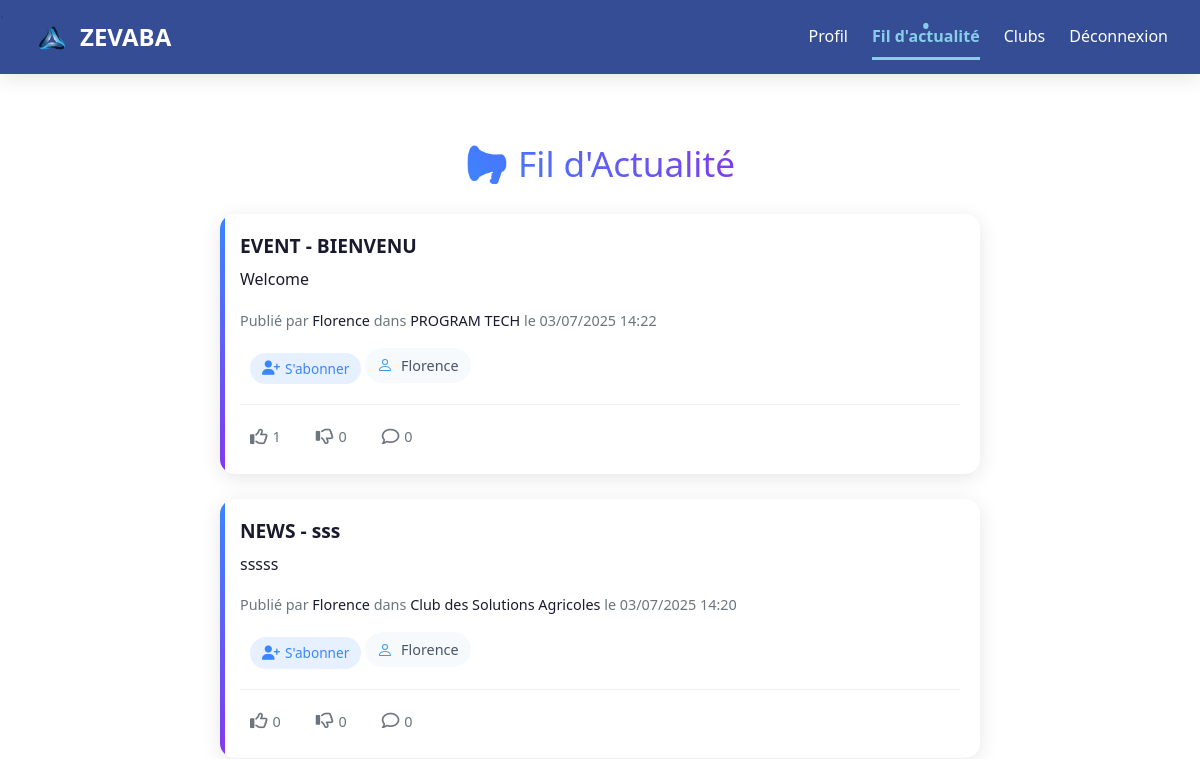
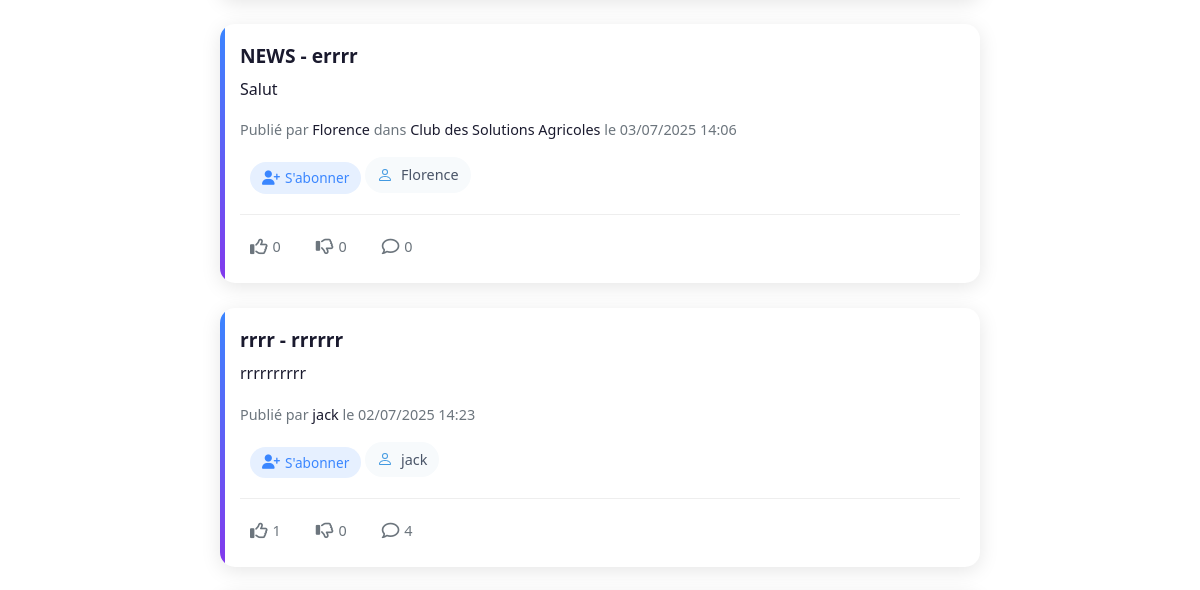
The page /feed/ (signed in, upper part) on the database as committed earlier (2 pictures, top to bottom).
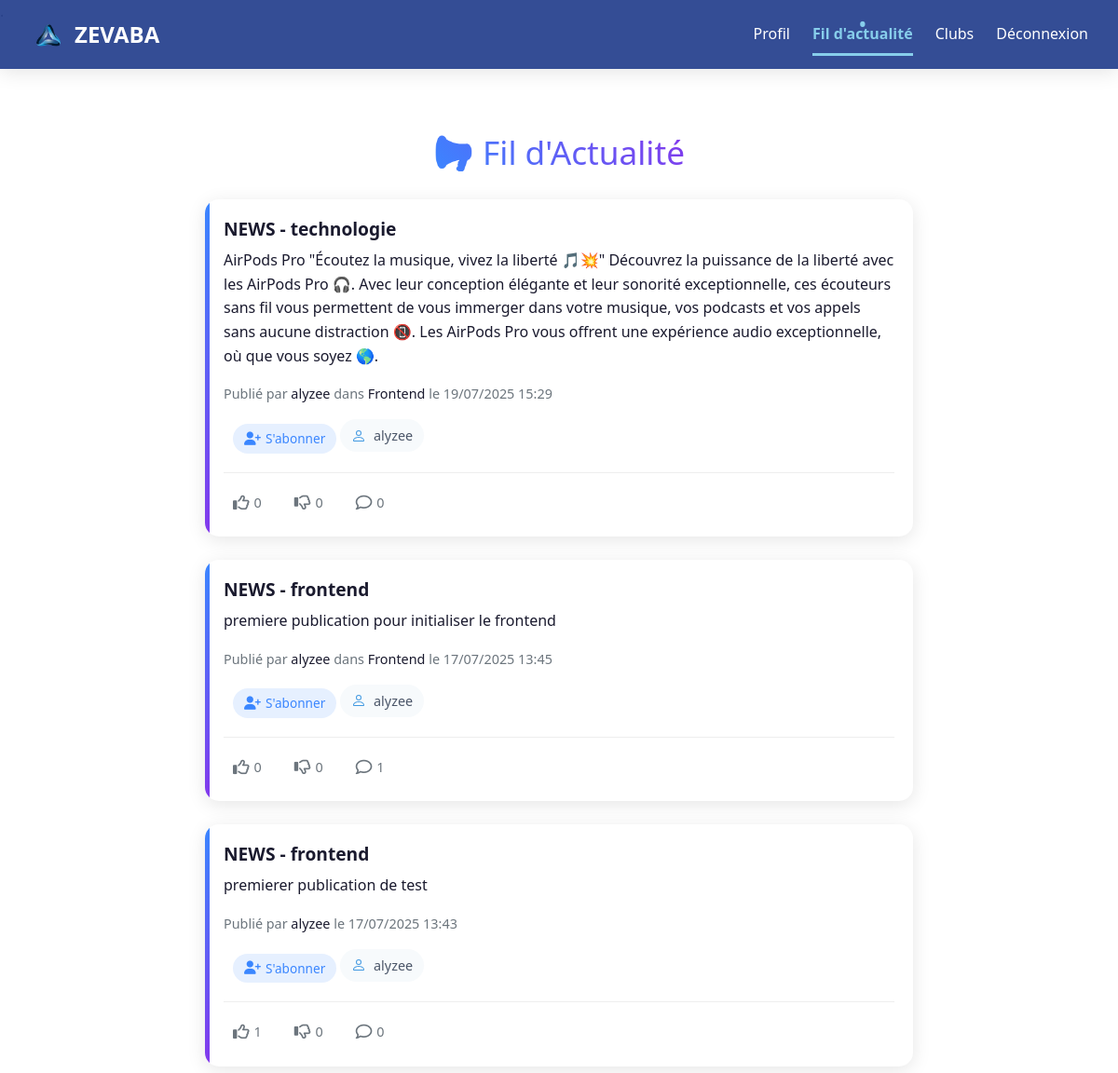
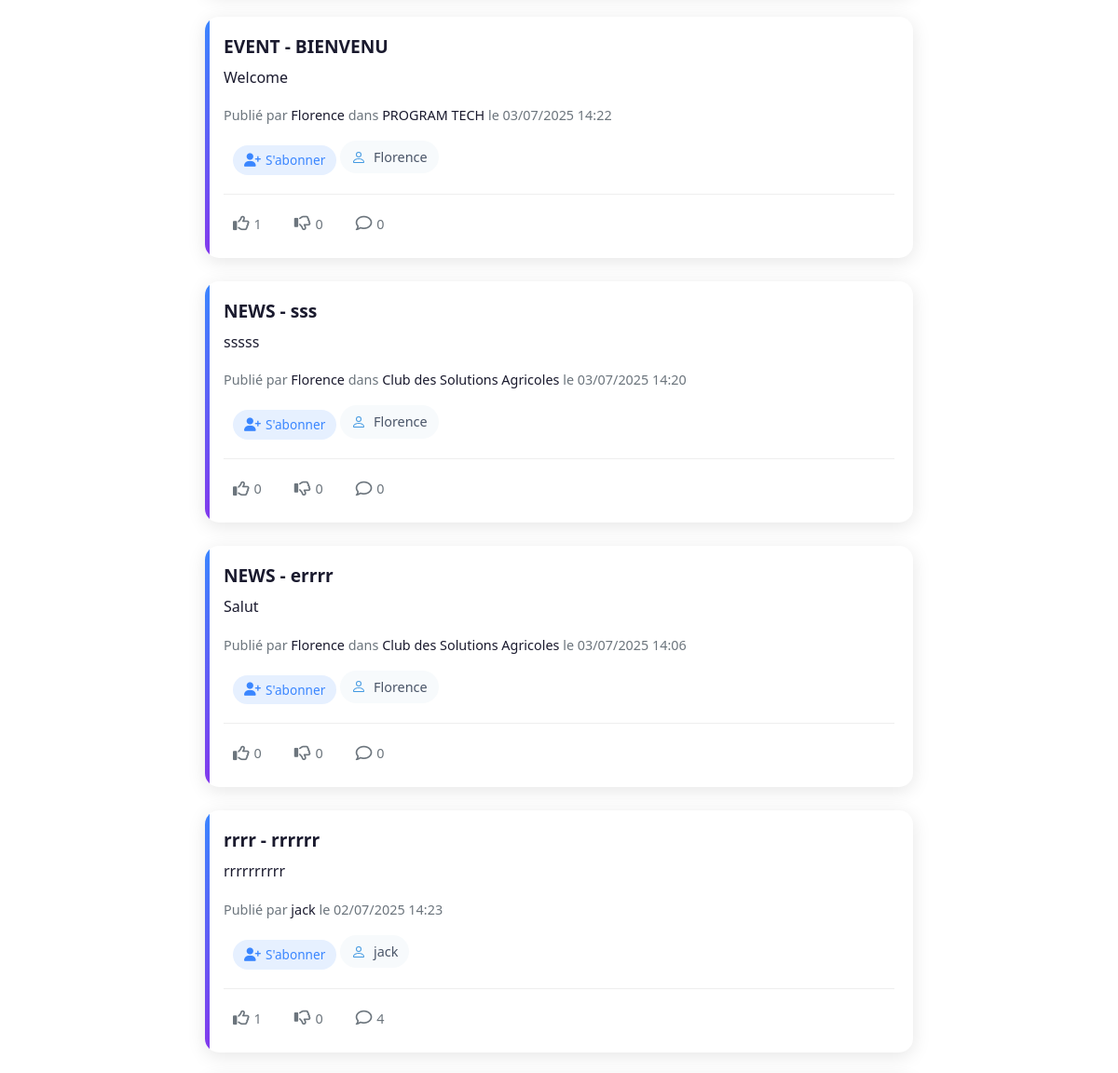
The same page on the database as committed later (2 pictures, top to bottom).
### core/models.py (models this page shows, shortened)
class Publication(models.Model):
    user = models.ForeignKey(User, on_delete=models.CASCADE)
    club = models.ForeignKey('Club', on_delete=models.CASCADE, null=True, blank=True)
    content = models.TextField()
    likes = models.IntegerField(default=0)
    dislikes = models.IntegerField(default=0)
    liked_by = models.ManyToManyField(User, related_name='liked_publications')
    disliked_by = models.ManyToManyField(User, related_name='disliked_publications')
    created_at = models.DateTimeField(default=timezone.now)
    updated_at = models.DateTimeField(auto_now=True)
    type = models.CharField(max_length=50, choices=[('NEWS', 'News'), ('EVENT', 'Event')], null=True, blank=True)
    domain = models.CharField(max_length=50, null=True, blank=True)

class User(AbstractUser):
    bio = models.TextField(max_length=500, blank=True)
    profile_picture = models.ImageField(upload_to='profile_pics/', blank=True, null=True)
    is_mentor = models.BooleanField(default=False)
    clubs = models.ManyToManyField('Club', related_name='club_members', blank=True)
    followers = models.ManyToManyField('self', symmetrical=False, related_name='following', blank=True)
    relationship_status = models.CharField(
        max_length=20,
        choices=[
            ('SINGLE', 'Célibataire'),
            ('RELATIONSHIP', 'En couple'),
            ('MARRIED', 'Marié(e)'),
            ('COMPLICATED', "C'est compliqué")
        ],
        default='SINGLE',
        blank=True
    )
    partner = models.ForeignKey(
        'self',
        on_delete=models.SET_NULL,
        null=True,
        blank=True,
        related_name='partner_of'
    )
    schools = models.JSONField(default=list, blank=True)  # Pour stocker plusieurs écoles
    hobbies = models.JSONField(default=list, blank=True)  # Pour stocker plusieurs hobbies

class Club(models.Model):
    name = models.CharField(max_length=100)
    description = models.TextField()
    creator = models.ForeignKey(User, on_delete=models.CASCADE, related_name='created_clubs')
    members = models.ManyToManyField(User, through='ClubMembership', related_name='joined_clubs', blank=True)
    created_at = models.DateTimeField(default=timezone.now)

### core/views.py (the view)
# urls.py: path('feed/', views.feed, name='feed'),
@login_required
def feed(request):
    user = request.user
    joined_clubs = user.joined_clubs.all()
    following_users = user.following.all()
    club_publications = Publication.objects.filter(club__in=joined_clubs).order_by('-created_at')
    following_publications = Publication.objects.filter(
        user__in=following_users
    ).exclude(
        id__in=club_publications.values_list('id', flat=True)
    ).order_by('-created_at')
    other_publications = Publication.objects.exclude(
        id__in=club_publications.values_list('id', flat=True)
    ).exclude(
        id__in=following_publications.values_list('id', flat=True)
    ).order_by('-created_at')
    publications = list(club_publications) + list(following_publications) + list(other_publications)
    reaction_choices = [
        ('THOUGHT', 'Ma pensée'),
        ('ADHERE', "J'adhère"),
        ('SUPPORT', 'Je soutiens'),
        ('ALTERNATIVE', 'Je propose une alternative'),
        ('CLARIFY', 'Je demande des précisions'),
    ]
    return render(request, 'feed.html', {'publications': publications, 'reaction_choices': reaction_choices})

### core/models.py (called while the page is built)
    def get_type_display(self):
        return dict(self.REACTION_CHOICES).get(self.type, self.type)

### core/templates/feed.html (shortened to what this page needs)
{% extends 'base.html' %}
{% block content %}
<div class="feed-container">
    <div class="feed-header">
        <h1 class="feed-title">📢 Fil d'Actualité</h1>
    </div>
    {% for publication in publications %}
        <div class="publication-card">
            <div class="publication-header">
                <h2 class="publication-type">{{ publication.type }} - {{ publication.domain }}</h2>
                <p class="publication-content">{{ publication.content }}</p>
            </div>
            <div class="publication-meta">
                <p class="meta-info">Publié par <span class="meta-highlight">{{ publication.user.username }}</span>
                    {% if publication.club %} dans <span class="meta-highlight">{{ publication.club.name }}</span>{% endif %}
                    le <span class="meta-date">{{ publication.created_at|date:"d/m/Y H:i" }}</span></p>
                    {% if user.is_authenticated and user != publication.user %}
                        <form method="POST" action="{% if user in publication.user.followers.all %}{% url 'unsubscribe' publication.user.id %}{% else %}{% url 'subscribe' publication.user.id %}{% endif %}" class="subscribe-form" data-user-id="{{ publication.user.id }}">
                            <button type="submit" class="subscribe-btn">
                                {% if user in publication.user.followers.all %}
                                    <i class="fas fa-user-minus"></i> Se désabonner
                                {% else %}
                                    <i class="fas fa-user-plus"></i> S'abonner
                                {% endif %}
                            </button>
                        </form>
                    {% endif %}
                <a href="{% url 'send_message' publication.user.id %}" class="message-link">
                    <span class="user-with-icon">
                        <span class="username">{{ publication.user.username }}</span>
                    </span>
                </a>
            </div>
            <div class="publication-actions">
                <form method="POST" action="{% url 'like_dislike' publication.pk %}" class="action-form like-form" data-publication-id="{{ publication.pk }}" data-action="like">
                    <button type="submit" class="action-button like-button">
                        <i class="far fa-thumbs-up {% if request.user in publication.liked_by.all %}active{% endif %}"></i>
                        <span class="action-count">{{ publication.likes }}</span>
                    </button>
                </form>
                <form method="POST" action="{% url 'like_dislike' publication.pk %}" class="action-form dislike-form" data-publication-id="{{ publication.pk }}" data-action="dislike">
                    <button type="submit" class="action-button dislike-button">
                        <i class="far fa-thumbs-down {% if request.user in publication.disliked_by.all %}active{% endif %}"></i>
                        <span class="action-count">{{ publication.dislikes }}</span>
                    </button>
                </form>
                <button class="action-button comment-toggle" data-publication-id="{{ publication.pk }}">
                    <i class="far fa-comment"></i>
                    <span class="action-count">{{ publication.reaction_set.count }}</span>
                </button>
            </div>
        </div>
    {% empty %}
        <p class="empty-feed">Aucune publication pour le moment.</p>
    {% endfor %}
</div>
{% endblock %}

Rows that differ between the two databases and show on the page:
added Publication: type "NEWS", domain "technologie", content "AirPods Pro \"Écoutez la musique, vivez la liberté 🎵💥\" Découvrez la puissance de la liberté avec les AirPods Pro 🎧. Avec leur conception élégante et leur sonorité exceptionnelle, ces écouteurs sans fil vous permettent de vous immerger dans votre musique, vos podcasts et vos appels sans aucune distraction 📵. Les AirPods Pro vous offrent une expérience audio exceptionnelle, où que vous soyez 🌎.", user.username "alyzee", club.name "Frontend", created_at "19/07/2025 15:29", shows "S'abonner", likes "0", dislikes "0", reaction_set.count "0"
added Publication: type "NEWS", domain "frontend", content "premiere publication pour initialiser le frontend", user.username "alyzee", club.name "Frontend", created_at "17/07/2025 13:45", shows "S'abonner", likes "0", dislikes "0", reaction_set.count "1"
added Publication: type "NEWS", domain "frontend", content "premierer publication de test", user.username "alyzee", created_at "17/07/2025 13:43", shows "S'abonner", likes "1", dislikes "0", reaction_set.count "0"
